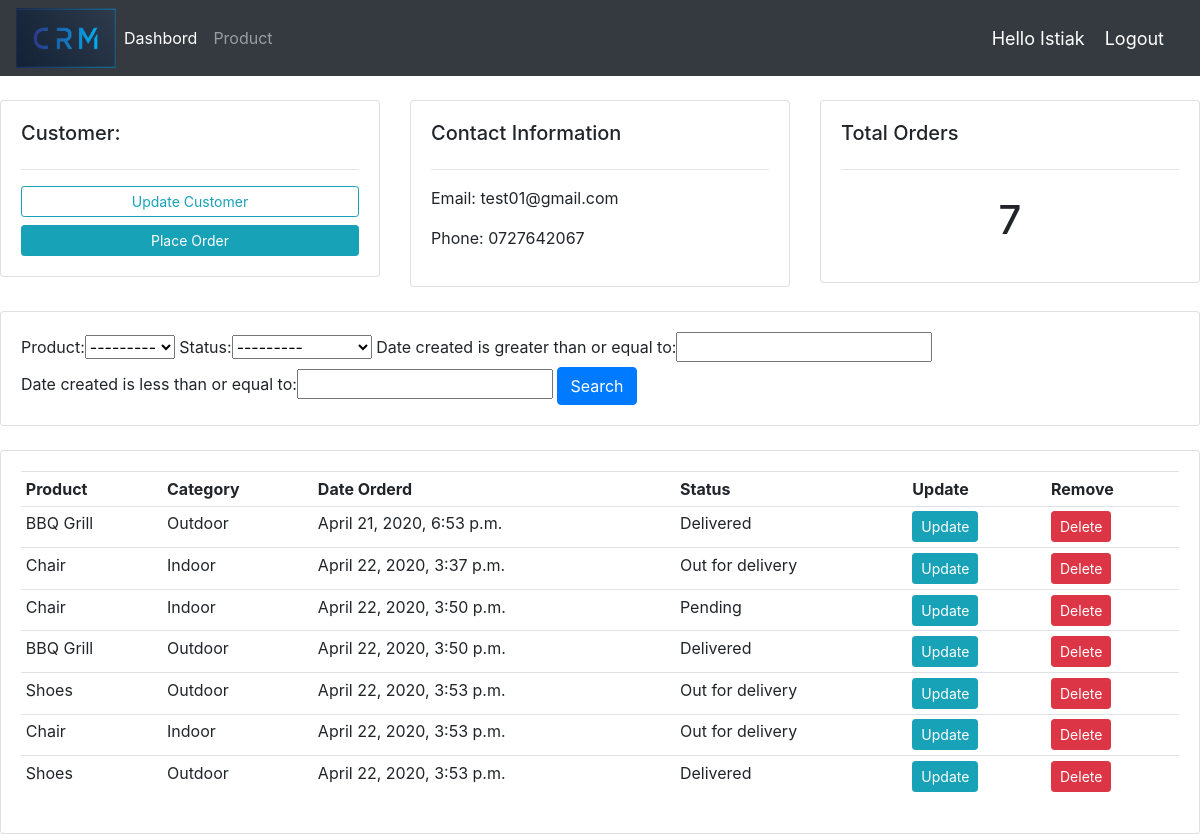
The page /customer/2/ (signed in) on the database its author committed.
### accounts/models.py (models this page shows, shortened)
class Customer(models.Model):
	user = models.OneToOneField(User, null=True, blank=True, on_delete=models.CASCADE)
	name = models.CharField(max_length=200, null=True)
	phone = models.CharField(max_length=200, null=True)
	email = models.CharField(max_length=200, null=True)
	profile_pic = models.ImageField(default="default.png", null=True, blank=True)
	date_created = models.DateTimeField(auto_now_add=True, null=True)

class Order(models.Model):
	STATUS = (
		('Pending', 'Pending'),
		('Out for delivery', 'Out for delivery'),
		('Delivered', 'Delivered'),
		)
	customer = models.ForeignKey(Customer, null=True, on_delete = models.SET_NULL)
	product = models.ForeignKey(Product, null=True, on_delete = models.SET_NULL)
	status = models.CharField(max_length=200, null=True, choices=STATUS)
	date_created = models.DateTimeField(auto_now_add=True, null=True)

class Product(models.Model):
	CATEGORY = (
		('Indoor', 'Indoor'),
		('Outdoor', 'Outdoor'),
		)
	name = models.CharField(max_length=200, null=True)
	price = models.FloatField(null=True)
	category = models.CharField(max_length=200, null=True, choices=CATEGORY)
	description = models.CharField(max_length=200, null=True)
	date_created = models.DateTimeField(auto_now_add=True, null=True)
	tags = models.ManyToManyField(Tag)
	def __str__(self, **kwarg):
		return self.name

### accounts/decorators.py (the view)
		def wrapper_func(request, *args,**kwargs):
			group = None
			if request.user.groups.exists():
				group =request.user.groups.all()[0].name
			if group in allowed_roles:
				return view_func(request, *args,**kwargs)
			else:
				return HttpResponse('You are not authorized to view this page')

### accounts/views.py (called while the page is built)
@login_required(login_url='login')
@allowed_users(allowed_roles=['admin'])
def customer(request, pk_test):
	customer = Customer.objects.get(id=pk_test)
	order = customer.order_set.all()
	total_order = order.count()
	myFilter = OrderFilter(request.GET, queryset=order)
	order = myFilter.qs
	context = {'order': order, 'customer': customer,
	'total_order': total_order,'myFilter':myFilter}
	return render(request,'accounts/customer.html', context)

### accounts/templates/accounts/customer.html
{% extends 'accounts/base.html' %}
{% block content %}
	<br>
	<div class="row">
		<div class="col-md">
			<div class="card card-body">
				<h5>Customer:</h5>
				<hr>
				<a class="btn btn-outline-info  btn-sm btn-block" href="">Update Customer</a>
				<a class="btn btn-info  btn-sm btn-block" href="{% url 'create_order' customer.id %}">Place Order</a>
			</div>
		</div>
		<div class="col-md">
			<div class="card card-body">
				<h5>Contact Information</h5>
				<hr>
				<p>Email: {{customer.email}} </p>
				<p>Phone: {{customer.phone}}</p>
			</div>
		</div>
		<div class="col-md">
			<div class="card card-body">
				<h5>Total Orders</h5>
				<hr>
				<h1 style="text-align: center;padding: 10px">{{total_order}}</h1>
			</div>
		</div>
	</div>
	<br>
	<div class="row">
		<div class="col">
			<div class="card card-body">
				<form method="get">
					{{myFilter.form}}
			    <button class="btn btn-primary" type="submit">Search</button>
			  </form>
			</div>
		</div>
	</div>
	<br>
	<div class="row">
		<div class="col-md">
			<div class="card card-body">
				<table class="table table-sm">
					<tr>
						<th>Product</th>
						<th>Category</th>
						<th>Date Orderd</th>
						<th>Status</th>
						<th>Update</th>
						<th>Remove</th>
					</tr>
					{% for ord in order %}
					<tr>
						<td>{{ord.product}}</td>
						<td>{{ord.product.category}}</td>
						<td>{{ord.date_created}}</td>
						<td>{{ord.status}}</td>
						<td><a class="btn btn-sm btn-info" href="{% url 'update_order' ord.id %}">Update</a></td>
						<td><a class="btn btn-sm btn-danger" href="{% url 'delete_order' ord.id %}">Delete</a></td>
					</tr>
					{% endfor %}
				</table>
			</div>
		</div>
	</div>
{% endblock %}

### accounts/templates/accounts/navbar.html (shortened to what this page needs)
{% load static %}
<nav class="navbar navbar-expand-lg navbar-dark bg-dark">
		  <img src="{% static 'images/logo.png' %}" height="60" width="100">
		  <div class="collapse navbar-collapse" id="navbarNav">
		  	{% if request.user.is_staff %}
			    <ul class="navbar-nav">
			      <li class="nav-item active">
			        <a class="nav-link" href="{% url 'crm-home' %}">Dashbord <span class="sr-only">(current)</span></a>
			      </li>
			      <li class="nav-item">
			        <a class="nav-link" href="{% url 'crm-product' %}">Product</a>
			      </li>
		      {% else %}
		      	<li class="nav-item">
		      		<a class="nav-link" href="{% url 'account' %}">Settings</a>
		      	</li>
		      {% endif %}
		    </ul>
		  </div>
			  <span class="hello">Hello {{request.user}}</span>
			  <br>
			  <span ><a class="hello" href="{% url 'logout' %}">Logout</a></span>
</nav>

### accounts/templates/accounts/navbar.html (style rules this page uses)
.hello { font-size: 18px; color: #fff; margin-right: 20px; }

### rows shown on the page
Customer: email "test01@gmail.com", phone "0727642067"
Order: product "BBQ Grill", product.category "Outdoor", date_created "April 21, 2020, 6:53 p.m.", status "Delivered"
Order: product "Chair", product.category "Indoor", date_created "April 22, 2020, 3:37 p.m.", status "Out for delivery"
Order: product "Chair", product.category "Indoor", date_created "April 22, 2020, 3:50 p.m.", status "Pending"
Order: product "BBQ Grill", product.category "Outdoor", date_created "April 22, 2020, 3:50 p.m.", status "Delivered"
Order: product "Shoes", product.category "Outdoor", date_created "April 22, 2020, 3:53 p.m.", status "Out for delivery"
Order: product "Chair", product.category "Indoor", date_created "April 22, 2020, 3:53 p.m.", status "Out for delivery"
Order: product "Shoes", product.category "Outdoor", date_created "April 22, 2020, 3:53 p.m.", status "Delivered"

### other values the page prints
{{ request.user }} "Istiak"
{{ total_order }} "7"
